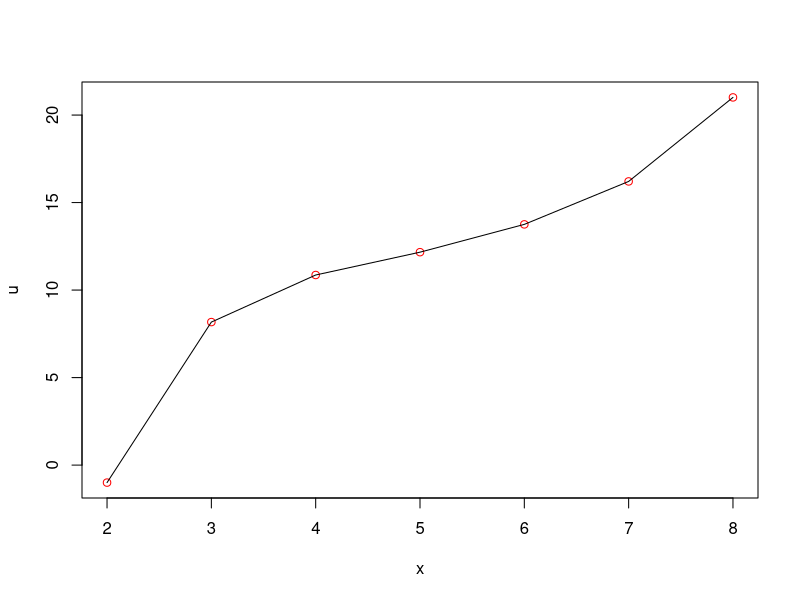

The R source for this figure:
StiffnessAssembler1D<-function(x,a,kappa){
n<-length(x)-1;
A<-matrix(0,n+1,n+1)
x.num<-as.numeric(x)
for(i in 1:n) {
  h<-x.num[i+1]-x.num[i]
  xmid<-(x.num[i+1] + x.num[i])/2
  a=Conductivity(xmid)
  amid=a
  A[i,i] = A[i,i] + amid/h
  A[i,i+1] = A[i,i+1] - amid/h
  A[i+1,i] = A[i+1,i] - amid/h
  A[i+1,i+1] = A[i+1,i+1] + amid/h
}
kappa.num<-as.numeric(kappa)
A[1,1] = A[1,1] + kappa.num[1]
A[n+1,n+1] = A[n+1,n+1] + kappa.num[2]
A[is.na(A)] <- 0
Mass<-print(as.matrix(A))
}


#page 19-Assembly of the load vector
LoadAssembler1D<-function(x,f){
n<-length(x)-1
b<-matrix(0,n+1,1)
x.num<-as.numeric(x)
print(x)
for(i in 1:n) {
  h<-x.num[i+1]-x.num[i]
  h<-as.numeric(h)
  b[i]=b[i] + f[i]*h/2
  b[i+1]= b[i+1]+f[i+1]*h/2
}
  Vector<-print(as.vector(b))
}


SourceAssembler1D<-function(x,f,kappa,g){
b <-LoadAssembler1D(x,f);
kappa.num<-as.numeric(kappa)
g.num<-as.numeric(g)
b[1] = b[1] + kappa.num[1]*g.num[1];
b[length(b)] = b[length(b)] + kappa.num[2]*g.num[2];
 matt<-print(as.vector(b))
}

#####Conductivity function###
Conductivity<-function(x){
x.num<-as.numeric(x)
y<-0.1*(5 - 0.6*x.num)

}
#####Source function###
Source<-function(x){
x.num<-as.numeric(x)
y=0.03*(x.num-6)^4
}

PoissonSolver1D<-function(xx){
#h = 0.1
x =as.numeric(xx)
kappa = list(1.e+6,0)
g =list(-1,0)
A = StiffnessAssembler1D(x, Conductivity(x), kappa)
b = SourceAssembler1D(x, Source(x), kappa, g)
u = solve(A,b);
plot(x,u,col=ifelse(x, "red", "black"))
lines(x,u)
}

###Passing values to the PoissonSolver function here####
u<-PoissonSolver1D(list(2,3,4,5,6,7,8))
